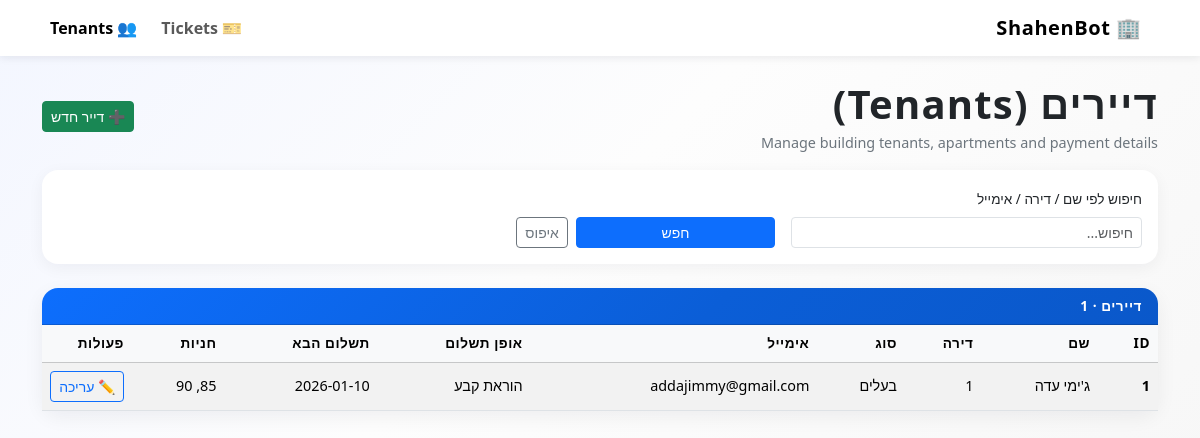
Page /admin/tenants on the earlier database version.
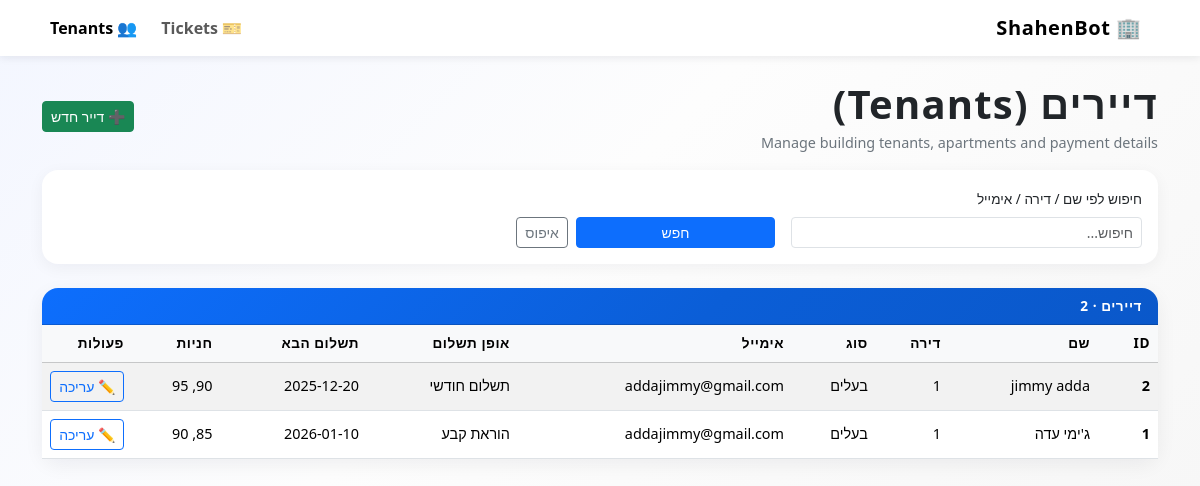
Same page on the later database version.
### tables this page shows
CREATE TABLE tenants (
            id INTEGER PRIMARY KEY AUTOINCREMENT,
            name TEXT NOT NULL,
            apartment TEXT,
            tenant_type TEXT,          -- 'owner' / 'rent'
            email TEXT,
            payment_type TEXT,         -- 'monthly' / 'standing_order' / etc.
            next_payment_date TEXT,    -- ISO date string 'YYYY-MM-DD'
            parking_slots INTEGER,
            chat_id INTEGER            -- Telegram chat id (optional)
        , building_id INTEGER);

### app.py (the view)
@app.get("/admin/tenants")
def admin_tenants():
    search = request.args.get("search", "").strip()
    tenants = get_tenants_db(limit=300, search=search)
    buildings = list_buildings_db()
    return render_template(
        "tenants.html",
        tenants=tenants,
        buildings =buildings,
        search=search,
    )

### shahenbot_db.py (called while the page is built)
def get_connection():
    return sqlite3.connect(DB_PATH)

def list_buildings_db(limit: int = 500, search: str | None = None) -> list[dict]:
    conn = get_connection()
    cur = conn.cursor()
    q = """
      SELECT id, city, street, number, name, is_active, created_at
      FROM buildings
      WHERE 1=1
    """
    params = []
    if search:
        like = f"%{search}%"
        q += " AND (street LIKE ? OR number LIKE ? OR COALESCE(city,'') LIKE ? OR COALESCE(name,'') LIKE ?)"
        params += [like, like, like, like]
    q += " ORDER BY street, number LIMIT ?"
    params.append(limit)
    cur.execute(q, params)
    rows = cur.fetchall()
    conn.close()
    return [
        {"id": r[0], "city": r[1], "street": r[2], "number": r[3], "name": r[4], "is_active": r[5], "created_at": r[6]}
        for r in rows
    ]

### templates/tenants.html (shortened to what the changed rows need)
<!doctype html>
<html lang="en" dir="rtl">
<head>
    <link
        href="https://cdn.jsdelivr.net/npm/bootstrap@5.3.3/dist/css/bootstrap.min.css"
        rel="stylesheet"
    >
</head>
<body class="pb-4">
<div class="container">
    <div class="d-flex flex-column flex-md-row align-items-md-center justify-content-between mb-3">
        <div>
            <h1 class="page-title mb-1">דיירים (Tenants)</h1>
        </div>
    </div>
    <div class="card">
        <div class="card-header">
            דיירים · {{ tenants|length }}
        </div>
        <div class="card-body p-0">
            <div class="table-responsive">
                <table class="table table-striped table-hover align-middle mb-0">
                    <thead class="table-light">
                    <tr>
                        <th style="width: 60px;">ID</th>
                        <th>שם</th>
                        <th>דירה</th>
                        <th>סוג</th>
                        <th>אימייל</th>
                        <th>אופן תשלום</th>
                        <th>תשלום הבא</th>
                        <th>חניות</th>
                        <th style="width: 90px;">פעולות</th>
                    </tr>
                    </thead>
                    <tbody>
                    {% if tenants %}
                        {% for t in tenants %}
                            <tr>
                                <td class="fw-semibold">{{ t.id }}</td>
                                <td>{{ t.name }}</td>
                                <td>{{ t.apartment or '' }}</td>
                                <td>
                                    {% if t.tenant_type == 'owner' %}
                                        בעלים
                                    {% elif t.tenant_type == 'rent' %}
                                        שוכר
                                    {% else %}
                                        —
                                    {% endif %}
                                </td>
                                <td>{{ t.email or '' }}</td>
                                <td>
                                    {% if t.payment_type == 'monthly' %}
                                        תשלום חודשי
                                    {% elif t.payment_type == 'standing_order' %}
                                        הוראת קבע
                                    {% else %}
                                        —
                                    {% endif %}
                                </td>
                                <td>{{ t.next_payment_date or '' }}</td>
                                <td>{{ t.parking_slots | replace(',', ', ') if t.parking_slots is not none else '' }}</td>
                                <td>
                                <button
                                    type="button"
                                    id="edit-btn-{{ t.id }}"
                                    class="btn btn-sm btn-outline-primary"
                                    data-bs-toggle="modal"
                                    data-bs-target="#editTenantModal"
                                    data-id="{{ t.id }}"
                                    data-name="{{ t.name }}"
                                    data-apartment="{{ t.apartment or '' }}"
                                    data-tenant_type="{{ t.tenant_type or '' }}"
                                    data-email="{{ t.email or '' }}"
                                    data-payment_type="{{ t.payment_type or '' }}"
                                    data-next_payment_date="{{ t.next_payment_date or '' }}"
                                    data-parking_slots="{{ t.parking_slots if t.parking_slots is not none else '' }}"
                                    data-update_url="{{ url_for('admin_tenants', tenant_id=t.id) }}"
                                >
                                    ✏️ עריכה
                                </button>
                                </td>
                            </tr>
                        {% endfor %}
                    {% else %}
                        <tr>
                            <td colspan="9" class="text-center py-3 text-muted">אין דיירים.</td>
                        </tr>
                    {% endif %}
                    </tbody>
                </table>
            </div>
        </div>
    </div>
</div>
</body>
</html>

Differences in the rows shown:
added tenants: id "2", name "jimmy adda", apartment "1", tenant_type "בעלים", email "addajimmy@gmail.com", payment_type "תשלום חודשי", next_payment_date "2025-12-20", parking_slots "90, 95"
Other differences:
{{ tenants|length }}: "1" → "2"
